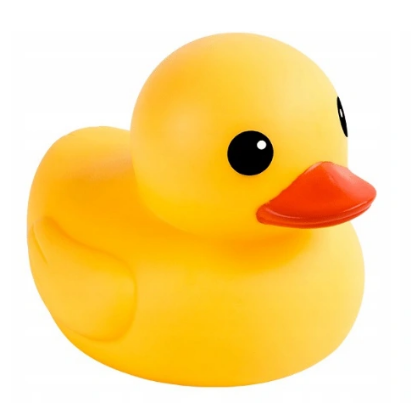
#> input picture images/kaczor.JPG, 418 x 410 px, found by its file name
$ python -i invertPhoto.py   (imports and definitions only)
#> lines starting #> are read from the running program, lines starting #| are printed output that depends on the picture
import os
import re
import shutil

import PIL
from fastapi import File
from PIL import Image, ImageOps


# [4 lines that did not run here, left out]


def move_image(filename):
    shutil.move(os.path.join(filename), os.path.join('images', filename))
    return 0


def invert_photo_colors(filename):
#> called with filename = 'images/kaczor.JPG'
    no_suffix_filename = remove_suffix(filename)
    print(no_suffix_filename)
    image = Image.open('images/' + filename)
#> image is the input picture: PIL image 418x410 RGBA; mean R, G, B, A 250.7, 217.2, 140.2, 255
    if image.mode == 'RGBA':
        r, g, b, a = image.split()
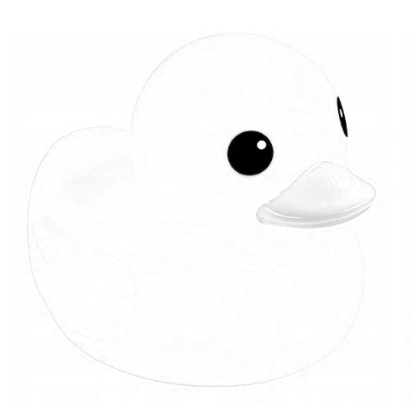
#> r: PIL image 418x410 L; min 0, max 255, mean 250.7
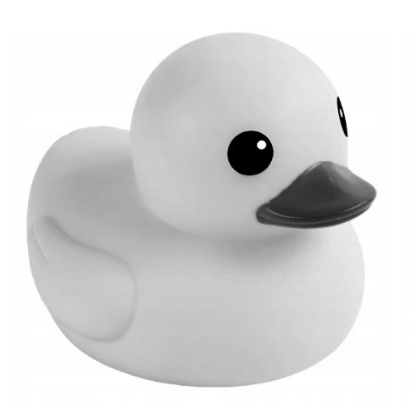
#> g: PIL image 418x410 L; min 0, max 255, mean 217.2
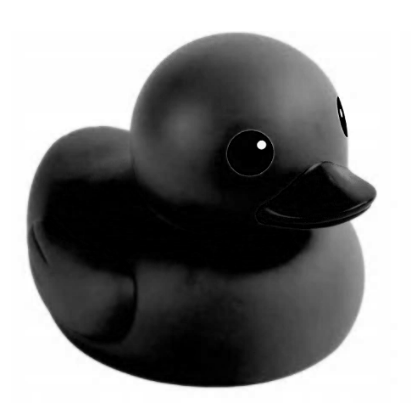
#> b: PIL image 418x410 L; min 0, max 255, mean 140.2
#> a: PIL image 418x410 L; every value is 255
        rgb_image = Image.merge('RGB', (r, g, b))

        inverted_image = PIL.ImageOps.invert(rgb_image)
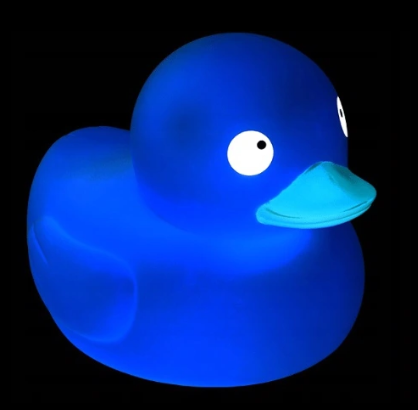
#> inverted_image: PIL image 418x410 RGB; mean R, G, B 4.3, 37.8, 114.8

        r2, g2, b2 = inverted_image.split()
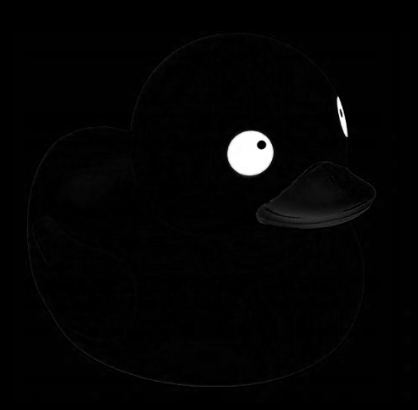
#> r2: PIL image 418x410 L; min 0, max 255, mean 4.3
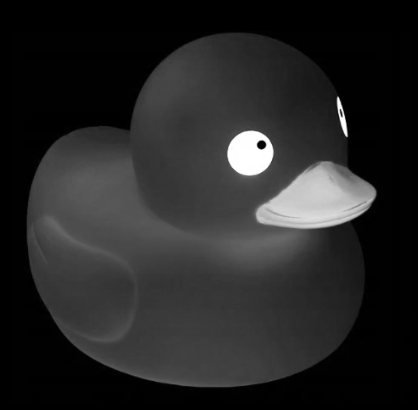
#> g2: PIL image 418x410 L; min 0, max 255, mean 37.8
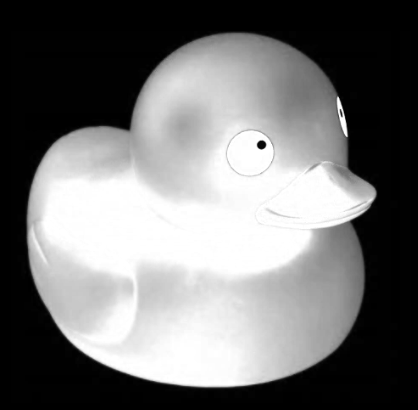
#> b2: PIL image 418x410 L; min 0, max 255, mean 114.8

        final_transparent_image = Image.merge('RGBA', (r2, g2, b2, a))

        final_transparent_image.save('images/images_inverted/' + no_suffix_filename + '.png')

    else:
        inverted_image = PIL.ImageOps.invert(image)
        inverted_image.save('images/images_inverted/' + no_suffix_filename + '.png')
    return 0


def remove_suffix(filename):
    filename = re.sub('\.JPG$', '', filename)
    return filename


def display_image(filename):
    image_to_print = remove_suffix(filename) + ".png"
    with open('images/images_inverted/' + image_to_print, mode="rb") as file_like:
        yield from file_like


from fastapi import File
from PIL import Image
import PIL.ImageOps
import io
from fastapi.responses import StreamingResponse


# [7 lines that did not run here, left out]

>>> result = invert_photo_colors('images/kaczor.JPG')
